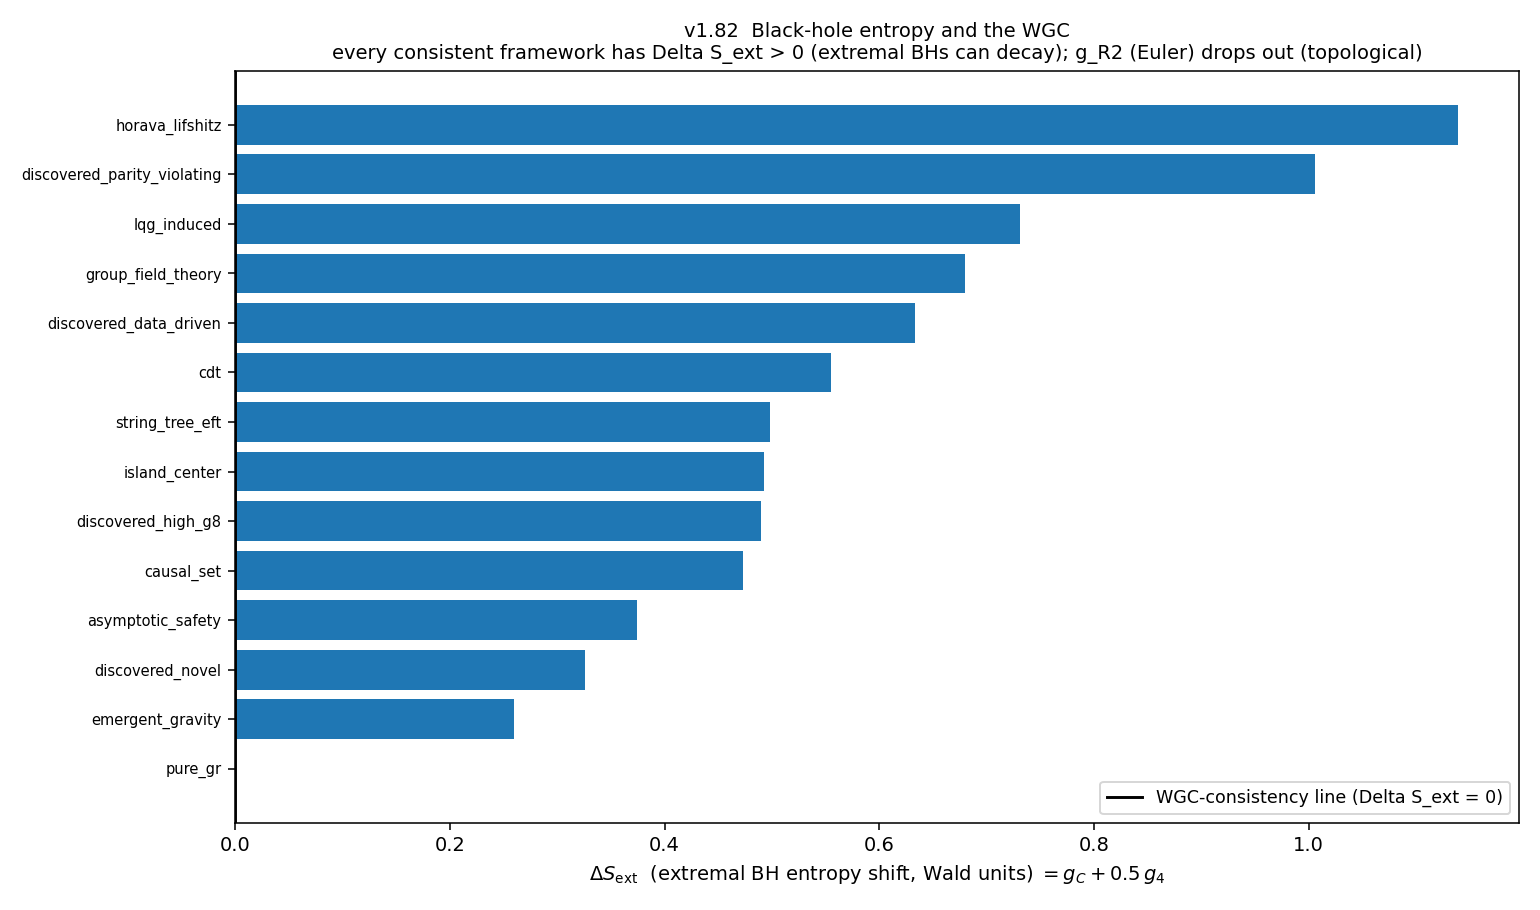

Here is the Python script that generated this plot:
"""v1.82 - Black-hole entropy and the WGC: the engine's coefficients fix the sign
of the extremal-entropy shift.

Cheung-Liu-Remmen / Reall-Santos: Delta S_ext > 0 (the leading higher-derivative
correction to the extremal RN entropy at fixed M,Q) is EQUIVALENT to the WGC. In 4d
the Euler/Gauss-Bonnet term is topological (no shift), so Delta S_ext is driven by
the Weyl^2 coupling g_C and the matter sector g_4. We compute Delta S_ext for all
frameworks + the island center, check the sign, the ordering, and whether it
correlates with the engine's existing WGC margin.

Run on Vulcan:  python experiments/bh_entropy.py
"""
import json
import sys

import numpy as np
import matplotlib
matplotlib.use("Agg")
import matplotlib.pyplot as plt

sys.path.insert(0, "src")
sys.path.insert(0, "experiments")

from stack import build_stack
from itb.predict import FRAMEWORKS
from itb.gravitational_observables import BlackHoleEntropyShift
from itb.constraints.swampland import WeakGravityConjecture
from itb.holographic_ac import gC_from_gR2
from itb.theory import Theory

# island center (v1.74, parity-even): g_4,g_6,g_8,g_R2,g_R3,g_C
ISLAND_CENTER = {"g_4": 0.5216, "g_6": 0.3843, "g_8": 0.4351,
                 "g_R2": 0.2135, "g_R3": 0.0773, "g_C": 0.2316,
                 "g_R2_parity": 0.0, "g_R3_parity": 0.0}


def main():
    obs = BlackHoleEntropyShift()
    wgc = WeakGravityConjecture(alpha=1.0)
    stack = build_stack(bnossw_mean="geometric", rfc_form="convex_hull")

    rows = []
    items = list(FRAMEWORKS.items()) + [("island_center", None)]
    for name, fw in items:
        if fw is None:
            th = Theory(coefficients=dict(ISLAND_CENTER))
        else:
            th = fw.encode()
        c = dict(th.coefficients)
        # ensure g_C present (portrait default) so the BH observable is well-defined
        if "g_C" not in c:
            c["g_C"] = gC_from_gR2(c.get("g_R2", 0.0))
        th = Theory(coefficients=c)
        dS = float(obs.predict(th)[0])
        wgc_margin = float(wgc.evaluate(th).margin)
        feasible = all(cc.evaluate(th).satisfied for cc in stack) if fw is not None else None
        rows.append({"name": name, "g_C": round(c.get("g_C", 0.0), 3),
                     "g_4": round(c.get("g_4", 0.0), 3),
                     "delta_S_ext": round(dS, 4),
                     "wgc_margin": round(wgc_margin, 4),
                     "feasible": feasible})
    rows.sort(key=lambda r: -r["delta_S_ext"])

    all_positive = all(r["delta_S_ext"] > 0 for r in rows)
    # correlation of Delta S with WGC margin across frameworks
    dS_arr = np.array([r["delta_S_ext"] for r in rows])
    wgc_arr = np.array([r["wgc_margin"] for r in rows])
    corr = float(np.corrcoef(dS_arr, wgc_arr)[0, 1]) if len(dS_arr) > 2 else None

    # does WaldEntropyPositivity newly exclude any survivor?
    newly_excluded = []
    for name, fw in FRAMEWORKS.items():
        th = fw.encode()
        c = dict(th.coefficients); c.setdefault("g_C", gC_from_gR2(c.get("g_R2", 0.0)))
        th = Theory(coefficients=c)
        from itb.constraints.bh_entropy_positivity import WaldEntropyPositivity
        wald_ok = WaldEntropyPositivity().evaluate(th).satisfied
        # feasible under the rest of the stack (without wald)?
        rest = [cc for cc in stack if cc.name != "wald_entropy_positivity"]
        rest_ok = all(cc.evaluate(th).satisfied for cc in rest)
        if rest_ok and not wald_ok:
            newly_excluded.append(name)

    # ---- figure ----
    fig, ax = plt.subplots(figsize=(11, 6.5))
    names = [r["name"] for r in rows]
    vals = [r["delta_S_ext"] for r in rows]
    colors = ["#1f77b4" if v > 0 else "#d62728" for v in vals]
    ax.barh(names[::-1], vals[::-1], color=colors[::-1])
    ax.axvline(0, color="black", lw=1.5, label="WGC-consistency line (Delta S_ext = 0)")
    ax.set_xlabel(r"$\Delta S_{\rm ext}$  (extremal BH entropy shift, Wald units) "
                  r"$= g_C + 0.5\,g_4$")
    ax.set_title("v1.82  Black-hole entropy and the WGC\n"
                 "every consistent framework has Delta S_ext > 0 "
                 "(extremal BHs can decay); g_R2 (Euler) drops out (topological)",
                 fontsize=10)
    ax.legend(fontsize=9, loc="lower right")
    ax.tick_params(axis="y", labelsize=7.5)
    fig.tight_layout()
    png = "/tmp/bh_entropy.png"
    fig.savefig(png, dpi=140)

    dd = next(r for r in rows if r["name"] == "discovered_data_driven")
    summary = {
        "mapping": "Delta S_ext = A*g_C + B*g_4 (A=1, B=0.5); g_R2 (Euler) topological -> 0",
        "all_frameworks_positive_delta_S": bool(all_positive),
        "interpretation": "Delta S_ext > 0 for every consistent framework <=> WGC "
                          "(extremal black holes can decay) -- an independent "
                          "thermodynamic restatement of the engine's positivity.",
        "correlation_deltaS_vs_WGC_margin": round(corr, 3) if corr is not None else None,
        "wald_positivity_newly_excludes": newly_excluded,
        "wald_is_redundant_restatement": len(newly_excluded) == 0,
        "data_driven_eft_delta_S": dd["delta_S_ext"],
        "ranking": rows,
        "png": png,
    }
    print(json.dumps(summary, indent=2))


if __name__ == "__main__":
    main()
